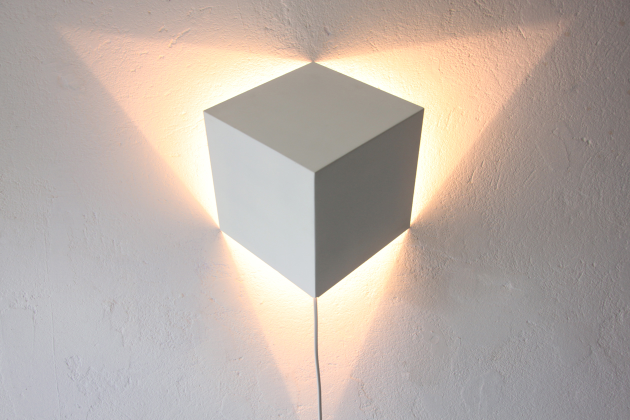
//> input picture surface-fit/images/1.jpeg, 1260 x 840 px (shown at 1/2 size)
$ ./main -image=../images/1.jpeg   (built with g++ and OpenCV 4)
//> lines starting //> are read from the running program, lines starting //| are printed output that depends on the picture
#include <iostream>
#include<sstream>
#include <opencv2/opencv.hpp>
#include <opencv2/core.hpp>

using namespace std;
using namespace cv;

double a, b;
Mat imageGrey;

double rastrigin(std::vector<double> argument, double slow = 1) {
   double evaluation = 0.0;

   int numberOfVariables = argument.size();

   const double pi = 3.1415927;

   evaluation = 10.0*numberOfVariables;

   for(int i = 0; i < numberOfVariables; i++)
   {
      evaluation += pow(argument[i] / slow, 2) - 10.0*cos(2.0*pi*argument[i]/slow);
   }

   return(evaluation);
}

double win(std::vector<double> argument) {
    auto reduction = true;
    for(auto x : argument) {
        auto a = x < 600;
        auto b = x > 300;
        reduction = reduction && a && b;
    }
    return reduction ? 255 : 0;
}

double modeSwitcher(std::vector<double> v, int mode) {
    auto x = v[0],
        y = v[1];
    switch (mode) {
    case 1:
        return a * rastrigin(v) + b;
    case 2:
        return a * 300000 * sin((x)/350.0) * cos((y)/350.0) + b;
    case 3:
        return 2555555 * (x*x/(a*a)+y*y/(b*b));
    case 4:
        return a * imageGrey.at<uchar>(x, y) + b;
    default:
        throw new invalid_argument("ivalidd mode argument value");
    };
}

int main( int argc, char** argv ) {
    auto params =   "{image           | ./input.jpeg  | input image}"
                    "{mode            |1              | surface type (1-4)}"
                    "{a               |1              | first paramater of run}"
                    "{b               |1              | second paramater of run}"
                    "{write           |False          | write results to files}"
                    "{help h usage ?  |               | print this message   }";
    CommandLineParser parser( argc, argv, params);
    if (parser.has("help")) {
        parser.printMessage();
        return 0;
    }
    if (!parser.check()) {
        parser.printErrors();
        return 1;
    }
    Mat colored = imread(parser.get<string>("image"));
//> colored is the input picture: 840 rows x 1260 cols, CV_8UC3; mean B, G, R 166.7, 174.4, 185.9
    auto mode = parser.get<int>("mode");
    auto write = parser.get<bool>("write");
    a = parser.get<double>("a");
    b = parser.get<double>("b");

    if (colored.empty()) {
        cout << "Error loading image" << endl;
        return -1;
    }
    if(mode > 4) {
        cout << "Ivallid mode argument vaue (mode can be 1-4)" << endl;
        return -1;
    }

    Mat img {colored.rows, colored.cols, CV_8UC1, cv::Scalar(0)};
    imageGrey = img;
    int rows = img.rows, cols = img.cols;
//> rows = 840; cols = 1260
    cvtColor(colored, img, COLOR_BGR2GRAY);
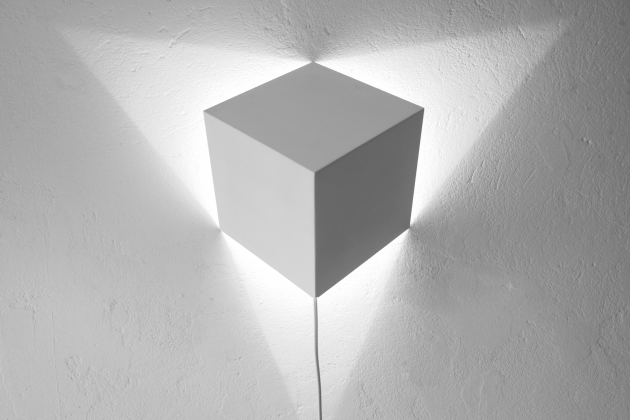
//> img: 840 rows x 1260 cols, CV_8UC1 (shown at 1/2 size); min 93, max 255, mean 177

    Mat X = Mat_<double>(rows*cols,6);
    Mat Z=Mat_<double>(rows*cols,1);
    for (int i=0;i<rows;i++)
        for (int j = 0; j < cols; j++)
        {
            double x =(j - cols/2)/double(cols),y = (i - rows/2)/double(rows);
            X.at<double>(i*cols+j, 0) = x*x;
            X.at<double>(i*cols+j, 1) = y*y;
            X.at<double>(i*cols+j, 2) = x*y;
            X.at<double>(i*cols+j, 3) = x;
            X.at<double>(i*cols+j, 4) = y;
            X.at<double>(i*cols+j, 5) = 1;
            std::vector v{x, y};
            auto val = modeSwitcher(v, mode); // here goes func we need to interpolate
            Z.at<double>(i*cols+j, 0) = val;
        }
    SVD x(X);
    Mat A;
    x.backSubst(Z,A);
    cout<<A;
//| [92.18897493100513;
//|  92.1888615084754;
//|  5.300897524748716e-14;
//|  0.02475312541490216;
//|  0.03712949685438702;
//|  5.801848070029298]
    auto winSize = cv::Size(400, 300);
    const string original = "Orignal";
    resizeWindow(original, winSize);
    cout<<A.at<double>(2,0);
//| 5.3009e-14
    Mat background(rows,cols,CV_8UC1);
    for (int i=0;i<rows;i++)
        for (int j = 0; j < cols; j++)
        {
            double x=(j - cols / 2) / double(cols),y= (i - rows / 2) / double(rows);
            double quad=A.at<double>(0,0)*x*x+A.at<double>(1,0)*y*y+A.at<double>(2,0)*x*y;
            quad+=A.at<double>(3,0)*x+A.at<double>(4,0)*y+A.at<double>(5,0);
            background.at<uchar>(i,j) = saturate_cast<uchar>(quad);
        }
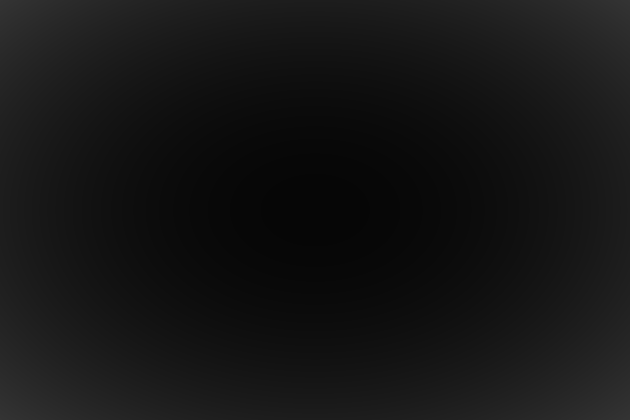
//> background: 840 rows x 1260 cols, CV_8UC1 (shown at 1/2 size); min 6, max 52, mean 21.2
    const string simulated = "Simulated background";
    moveWindow(simulated, winSize.width * 2, 0);
    resizeWindow(simulated, winSize);

    const string difference = "Difference";
    moveWindow(difference, 0, winSize.height * 2);
    resizeWindow(difference, winSize);

    if(!write) {
        imshow(original, img);
        imshow(simulated,background);
        imshow(difference, img-background);
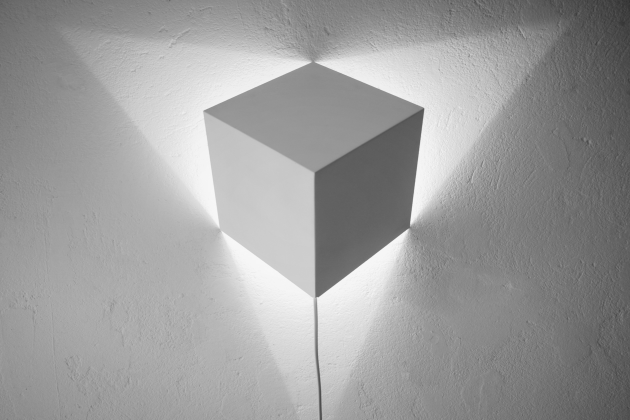
//> window 'Difference': 840 rows x 1260 cols, CV_8UC1 (shown at 1/2 size); min 48, max 247, mean 155.8
        waitKey();
        return 0;
//> (the program exits here)
